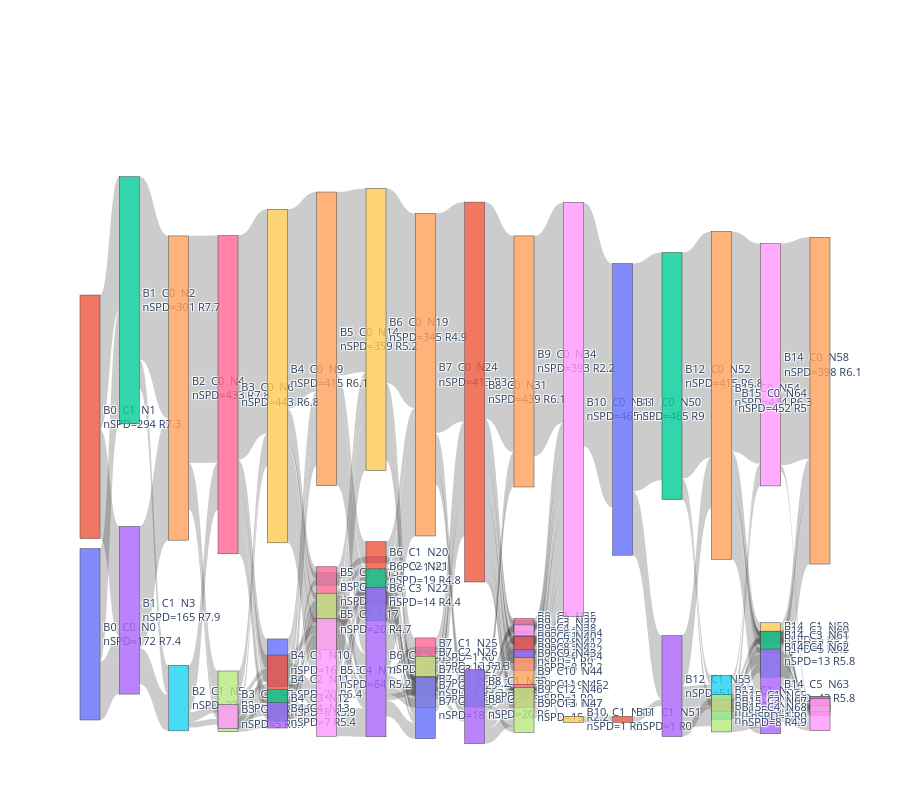

Notebook code for this chart:
### Code cell
fig = plotting.visualize_block_dag_sankey_scaled(dag_dict[2].nodes, height=800, thickness=20.0)
fig

### Figure 1 — Plotly figure (JSON) as saved in the notebook; plotly's stock layout.template omitted (floating-point values rounded to 4 significant figures; data arrays with more than 128 entries replaced by an {"elided": "..."} marker saying what was removed)
{"data": [{"arrangement": "fixed", "link": {"customdata": {"elided": "176x2 float values"}, "hovertemplate": "true=%{customdata[0]:.0f}<br>display=%{customdata[1]:.3g}<extra></extra>", "source": {"elided": "176 int values"}, "target": {"elided": "176 int values"}, "value": {"elided": "176 float values"}}, "node": {"label": ["B0  C0  N0<br>nSPD=172 R7.4", "B0  C1  N1<br>nSPD=294 R7.3", "B1  C0  N2<br>nSPD=301 R7.7", "B1  C1  N3<br>nSPD=165 R7.9", "B2  C0  N4<br>nSPD=433 R7.8", "B2  C1  N5<br>nSPD=33 R8", "B3  C0  N6<br>nSPD=443 R6.8", "B3  C1  N7<br>nSPD=18 R6.8", "B3  C2  N8<br>nSPD=5 R6.7", "B4  C0  N9<br>nSPD=415 R6.1", "B4  C1  N10<br>nSPD=16 R6.3", "B4  C2  N11<br>nSPD=20 R6.4", "B4  C3  N12<br>nSPD=8 R5.9", "B4  C4  N13<br>nSPD=7 R5.4", "B5  C0  N14<br>nSPD=359 R5.2", "B5  C1  N15<br>nSPD=2 R5.2", "B5  C2  N16<br>nSPD=21 R5", "B5  C3  N17<br>nSPD=20 R4.7", "B5  C4  N18<br>nSPD=64 R5.2", "B6  C0  N19<br>nSPD=345 R4.9", "B6  C1  N20<br>nSPD=1 R0", "B6  C2  N21<br>nSPD=19 R4.8", "B6  C3  N22<br>nSPD=14 R4.4", "B6  C4  N23<br>nSPD=87 R4.6", "B7  C0  N24<br>nSPD=413 R3.2", "B7  C1  N25<br>nSPD=1 R0", "B7  C2  N26<br>nSPD=13 R3.3", "B7  C3  N27<br>nSPD=12 R3.2", "B7  C4  N28<br>nSPD=3 R3.3", "B7  C5  N29<br>nSPD=6 R3.3", "B7  C6  N30<br>nSPD=18 R3.3", "B8  C0  N31<br>nSPD=439 R6.1", "B8  C1  N32<br>nSPD=7 R5.6", "B8  C2  N33<br>nSPD=20 R6", "B9  C0  N34<br>nSPD=393 R2.2", "B9  C1  N35<br>nSPD=1 R0", "B9  C2  N36<br>nSPD=3 R2.4", "B9  C3  N37<br>nSPD=1 R0", "B9  C4  N38<br>nSPD=8 R2.2", "B9  C5  N39<br>nSPD=1 R0", "B9  C6  N40<br>nSPD=3 R2.2", "B9  C7  N41<br>nSPD=6 R2.4", "B9  C8  N42<br>nSPD=1 R0", "B9  C9  N43<br>nSPD=8 R2.2", "B9  C10  N44<br>nSPD=19 R2.2", "B9  C11  N45<br>nSPD=1 R0", "B9  C12  N46<br>nSPD=6 R2.1", "B9  C13  N47<br>nSPD=15 R2.2", "B10  C0  N48<br>nSPD=465 R5.1", "B10  C1  N49<br>nSPD=1 R0", "B11  C0  N50<br>nSPD=465 R9", "B11  C1  N51<br>nSPD=1 R0", "B12  C0  N52<br>nSPD=415 R6.8", "B12  C1  N53<br>nSPD=51 R7.2", "B13  C0  N54<br>nSPD=444 R6.3", "B13  C1  N55<br>nSPD=10 R6.5", "B13  C2  N56<br>nSPD=2 R6.3", "B13  C3  N57<br>nSPD=10 R6.5", "B14  C0  N58<br>nSPD=398 R6.1", "B14  C1  N59<br>nSPD=5 R5.7", "B14  C2  N60<br>nSPD=2 R5.9", "B14  C3  N61<br>nSPD=5 R5.5", "B14  C4  N62<br>nSPD=13 R5.8", "B14  C5  N63<br>nSPD=43 R5.8", "B15  C0  N64<br>nSPD=452 R5", "B15  C1  N65<br>nSPD=2 R5.1", "B15  C2  N66<br>nSPD=3 R5.4", "B15  C3  N67<br>nSPD=1 R0", "B15  C4  N68<br>nSPD=8 R4.9"], "pad": 10, "thickness": 20, "x": [0, 0, 0.06667, 0.06667, 0.1333, 0.1333, 0.2, 0.2, 0.2, 0.2667, 0.2667, 0.2667, 0.2667, 0.2667, 0.3333, 0.3333, 0.3333, 0.3333, 0.3333, 0.4, 0.4, 0.4, 0.4, 0.4, 0.4667, 0.4667, 0.4667, 0.4667, 0.4667, 0.4667, 0.4667, 0.5333, 0.5333, 0.5333, 0.6, 0.6, 0.6, 0.6, 0.6, 0.6, 0.6, 0.6, 0.6, 0.6, 0.6, 0.6, 0.6, 0.6, 0.6667, 0.6667, 0.7333, 0.7333, 0.8, 0.8, 0.8667, 0.8667, 0.8667, 0.8667, 0.9333, 0.9333, 0.9333, 0.9333, 0.9333, 0.9333, 1, 1, 1, 1, 1], "y": [0.1845, 0.6845, 0.323, 0.823, 0.4646, 0.9646, 0.4753, 0.97, 0.9946, 0.4453, 0.9077, 0.9464, 0.9764, 0.9925, 0.3852, 0.7725, 0.7972, 0.8412, 0.9313, 0.3702, 0.7414, 0.7629, 0.7983, 0.9067, 0.4431, 0.8873, 0.9024, 0.9292, 0.9453, 0.9549, 0.9807, 0.471, 0.9496, 0.9785, 0.4217, 0.8444, 0.8487, 0.853, 0.8627, 0.8723, 0.8766, 0.8863, 0.8938, 0.9034, 0.9324, 0.9539, 0.9614, 0.9839, 0.4989, 0.9989, 0.4989, 0.9989, 0.4453, 0.9453, 0.4764, 0.9635, 0.9764, 0.9893, 0.427, 0.8594, 0.867, 0.8745, 0.8938, 0.9539, 0.485, 0.9721, 0.9775, 0.9818, 0.9914]}, "type": "sankey"}], "layout": {"font": {"size": 11}, "height": 800, "title": {"text": ""}}}
